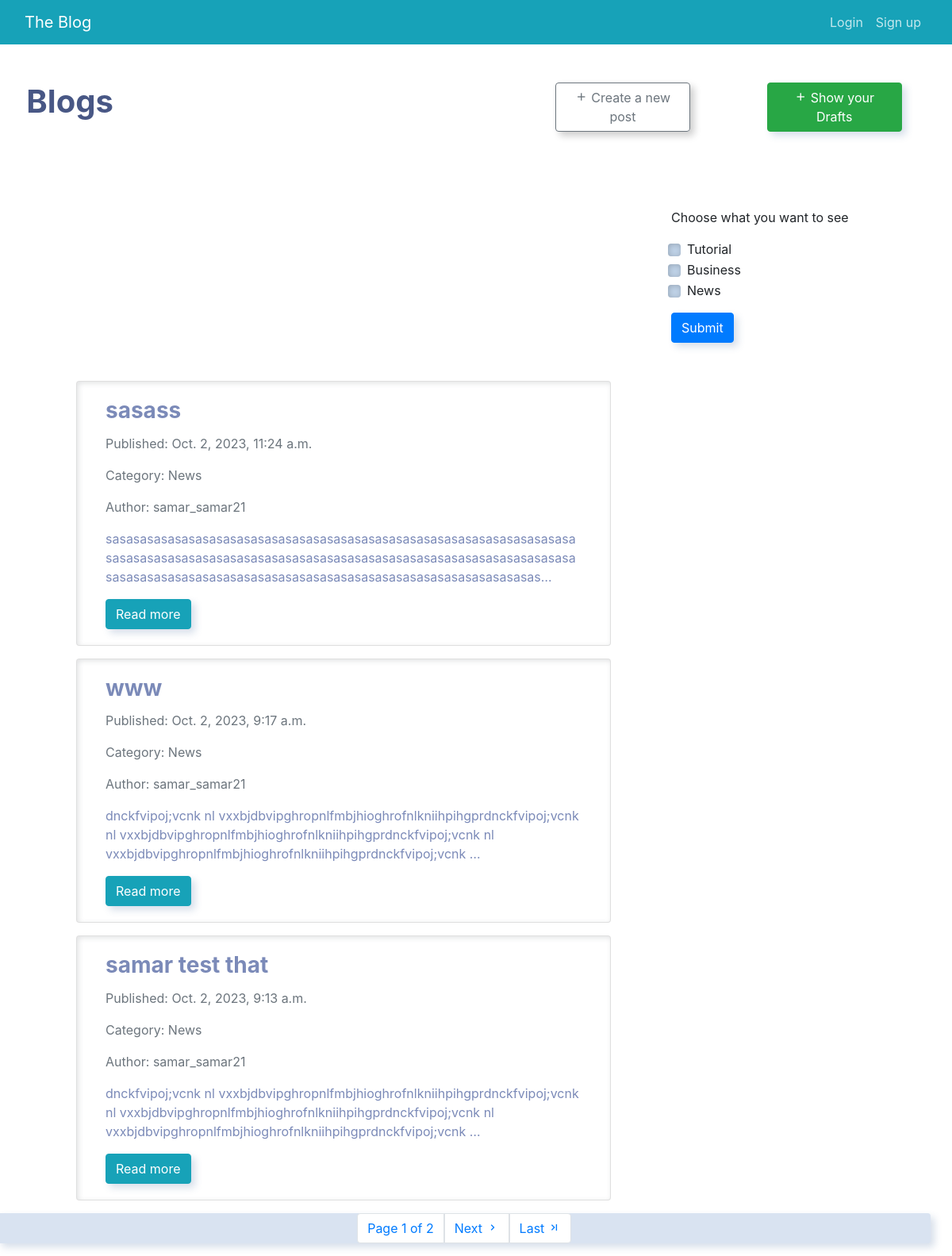
The app's page /, older data.
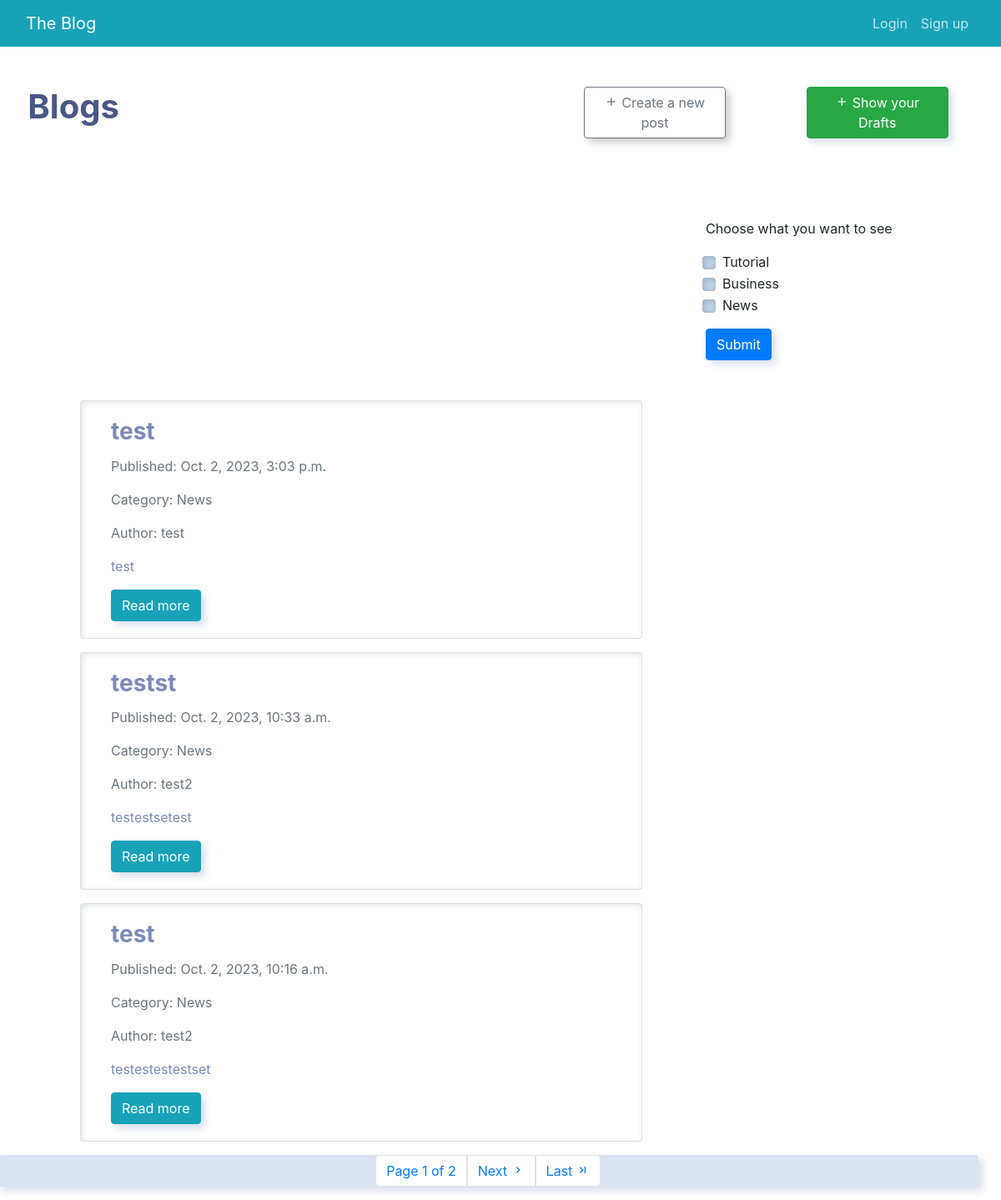
The same page, newer data.
### blog/models.py (models this page shows, shortened)
class Post (models.Model):
    class Status(models.TextChoices):
        DRAFT = 'DF' , 'Draft'
        PUBLISHED = 'PB', 'Published'
    class Category(models.TextChoices):
        NEWS = 'News','News'
        TUTORIAL = 'Tutorial','Tutorial'
        BUSINESS = 'Business','Business'
    title = models.CharField(max_length=255)
    statue = models.CharField(max_length=2,choices=Status.choices)
    categories = models.CharField(max_length=10,choices=Category.choices)
    content = HTMLField()
    owner = models.ForeignKey(
        User,
        on_delete=models.CASCADE,
        related_name='posts_owner'
    )
    publish_date = models.DateTimeField(auto_now_add=True)

### blog/views.py (the view, shortened to what this page needs)
# urls.py: path('', views.Index.as_view(), name='index'),
class Index(ListView):
    def get (self , request) :
        post = Post.objects.none()
        print(categories)
        is_category_selected = 0
        for category in categories :
            if (categories[category]) :
                is_category_selected = 1
                post |= Post.objects.all().filter(statue= Post.Status.PUBLISHED , categories=category)
        if (is_category_selected == 0):
            post = Post.objects.all().filter( statue= Post.Status.PUBLISHED).order_by('-publish_date')
        post.order_by("-publish_date")
        paginate = Paginator(post , 3)
        page_num = request.GET.get('page')
        page = paginate.get_page(page_num)
        return render (request , 'blog/index.html' , {'page' : page , 'categories' : categories})

### blog/templatetags/new_filters.py (called while the page is built)
@register.filter(name='is_viewer')
def is_viewer(user):
    return user.groups.filter(name='User-Group').exists()

@register.filter(name='is_admin')
def is_admin(user) :
    return user.groups.filter(name='Admin-Group').exists()

@register.filter(name='category')
def category (categories , category) :
    return categories[category]

### blog/templates/blog/index.html (shortened to what this page needs)
{% extends "blog/base.html" %}
{% load new_filters %}
{% block content %}
    <div class="row">
        <div class="col-md-6 col-12 mx-md-auto mx-3 mt-5 mb-5">
            <h1 class="fw-bolder">Blogs</h1>
        </div>
        {% if not  request.user|is_viewer %}
            <div class="col-md-2 col-12 mx-md-auto mx-3 mt-5 mb-5 ">
                <a href="{% url 'Create' %}" class="btn btn-outline-secondary"><i class='bx bx-plus'></i> Create a new post</a>
            </div>
            <div class="col-md-2 col-12 mx-md-auto mx-3 mt-5 mb-5 ">
                <a href="{% url 'draft_posts' %}" class="btn btn-success"><i class='bx bx-plus'></i> Show your Drafts</a>
                </div>
        {% endif %}
        <form method = "post" >
            <div class="col-md-3  mx-5 mt-5 mb-5 ml-auto">
                <p> Choose what you want to see </p>
                <div class="form-check">
                    {% if categories|category:'Tutorial'%}
                    <input class="form-check-input" type="checkbox" name = "Tutorial" checked>
                    {% else %}
                    <input class="form-check-input" type="checkbox" name = "Tutorial">
                    {% endif %}
                    <label class="form-check-label" for="defaultCheck1">
                        Tutorial
                    </label>
                </div>
                <div class="form-check">
                    {% if categories|category:'Business'%}
                    <input class="form-check-input" type="checkbox" name = "Business" checked>
                    {% else %}
                    <input class="form-check-input" type="checkbox" name = "Business">
                    {% endif %}
                    <label class="form-check-label" for="defaultCheck1">
                        Business
                    </label>
                </div>
                <div class="form-check mb-3">
                    {% if categories|category:'News'%}
                    <input class="form-check-input" type="checkbox" name = "News" checked>
                    {% else %}
                    <input class="form-check-input" type="checkbox" name = "News">
                    {% endif %}
                    <label class="form-check-label" for="defaultCheck1">
                        News
                    </label>
                </div>
                <button type="submit" class="btn btn-primary">Submit</button>
            </div>
        </form>
        {% for post in page %}
            <div class="col-md-8 col-12 mx-5 mb-3  ">
                <div class="card mx-5">
                    <div class="card-body align-items-center mx-3">
                        <h3 class="card-title fw-bold">{{ post.title }}</h3>
                        <p class="card-text text-muted">Published: {{ post.publish_date }}</p>
                        <p class="card-text text-muted">Category:
                            {{post.categories}}
                        </p>
                        <p class="card-text text-muted">Author: {{ post.owner.username }}</p>
                        <p class="card-text">{{ post.content|truncatechars_html:200|safe }}</p>
                        <a href="{% url 'detail_post' post.id %}" class="btn btn-info">Read more</a>
                    </div>
                </div>
            </div>
        {% endfor %}
        <div class="footer py-12" style="margin-top:auto ;" >
            <nav>
                <ul class="pagination justify-content-center">
                    <li class="page-item">
                        <a class="page-link" href="#">
                            Page {{ page.number }} of {{ page.paginator.num_pages }}
                        </a>
                    </li>
                    {% if page.has_next %}
                        <li class="page-item">
                            <a class="page-link" href="?page={{ page.next_page_number }}">
                                Next <i class="bx bx-chevron-right"></i>
                            </a>
                        </li>
                        <li class="page-item">
                            <a class="page-link" href="?page={{ page.paginator.num_pages }}">
                                Last <i class='bx bx-last-page'></i>
                            </a>
                        </li>
                    {% endif %}
                </ul>
            </nav>
        </div>
    </div>
{% endblock content %}

### blog/templates/blog/base.html (shortened to what this page needs)
<!DOCTYPE html>
<html lang="en">
    <head>
        <link rel="stylesheet" href="https://bootswatch.com/5/morph/bootstrap.min.css">
        <link rel="stylesheet" href="https://cdn.jsdelivr.net/npm/bootstrap@4.6.2/dist/css/bootstrap.min.css">
        <link href='https://unpkg.com/boxicons@2.1.4/css/boxicons.min.css' rel='stylesheet'>
    </head>
    <body>
        {% include "blog/nav.html" %}
        {% block content  %}
        {% endblock content  %}
    </body>
</html>

### blog/templates/blog/nav.html (shortened to what this page needs)
{% load new_filters %}
<nav class="navbar navbar-expand-lg  bg-info" data-bs-theme="dark">
    <div class="container-fluid">
        <a class="navbar-brand" href="{% url 'index' %}">The Blog</a>
        <div class="collapse navbar-collapse" id="navbarNav">
        <ul class="navbar-nav">
            {% if request.user.is_authenticated %}
                <li class="nav-item">
                    {% if user.is_authenticated %}
                    <a class="nav-link" aria-current="page" href="{% url 'profile'  %}"><i class='bx bxs-user'></i> {{user.username}}</a>
                    {% endif %}
                </li>
                <li class="nav-item">
                    <a class="nav-link" href="{% url 'logout' %}"><i class='bx bx-log-out'></i> Sign Out</a>
                </li>
            {% else %}
                <li class="nav-item">
                    <a class="nav-link" href="{% url 'login' %}">Login</a>
                </li>
                <li class="nav-item">
                    <a class="nav-link" href="{% url 'register' %}">Sign up</a>
                </li>
            {% endif %}
        </ul>
        </div>
    </div>
  </nav>

### blog/templates/blog/base.html (style rules this page uses)
* { max-width: 100%; }

Row changes from the older to the newer data that the page shows:
removed Post: title "samar test that", publish_date "Oct. 2, 2023, 9:13 a.m.", categories "News", owner.username "samar_samar21", content "dnckfvipoj;vcnk nl vxxbjdbvipghropnlfmbjhioghrofnlkniihpihgprdnckfvipoj;vcnk nl vxxbjdbvipghropnlfmbjhioghrofnlkniihpihgprdnckfvipoj;vcnk nl vxxbjdbvipghropnlfmbjhioghrofnlkniihpihgprdnckfvipoj;vcnk …"
now on this page (row edited): Post: title "test", publish_date "Oct. 2, 2023, 3:03 p.m.", categories "News", owner.username "test", content "test"
changed Post: title "sasass" → "testst"; publish_date "Oct. 2, 2023, 11:24 a.m." → "Oct. 2, 2023, 10:33 a.m."; owner.username "samar_samar21" → "test2"; content "sasasasasasasasasasasasasasasasasasasasasasasasasasasasasasasasasasasasasasasasasasasasasasasasasasasasasasasasasasasasasasasasasasasasasasasasasasasasasasasasasasasasasasasasasasasasasasasasasasasas…" → "testestsetest"
changed Post: title "www" → "test"; publish_date "Oct. 2, 2023, 9:17 a.m." → "Oct. 2, 2023, 10:16 a.m."; owner.username "samar_samar21" → "test2"; content "dnckfvipoj;vcnk nl vxxbjdbvipghropnlfmbjhioghrofnlkniihpihgprdnckfvipoj;vcnk nl vxxbjdbvipghropnlfmbjhioghrofnlkniihpihgprdnckfvipoj;vcnk nl vxxbjdbvipghropnlfmbjhioghrofnlkniihpihgprdnckfvipoj;vcnk …" → "testestestestset"
